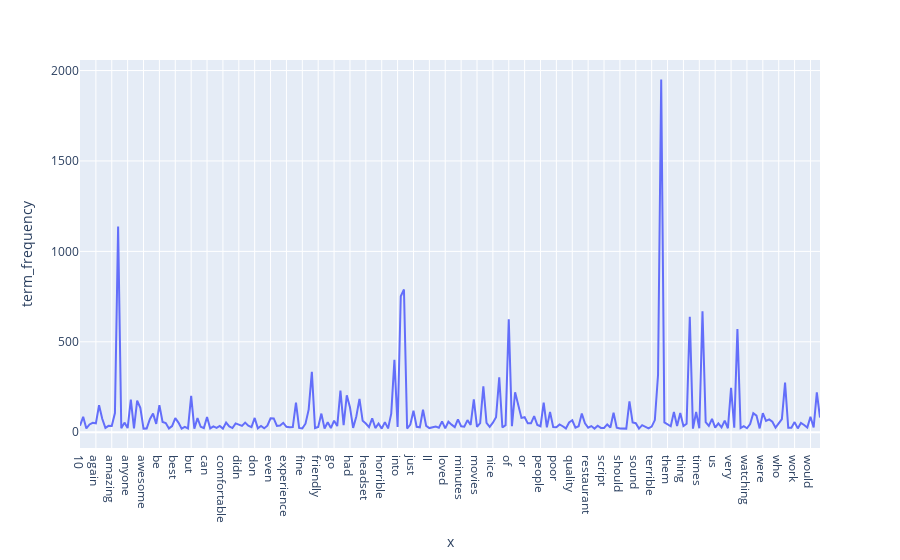

Notebook cell for this chart:
### Code cell
# Visualization after reduced the terms which has very low frequency
# Construct threshold for data visualization
threshold = 0.01 * max(term_frequencies)
reduced_term_frequency = [i for i in term_frequencies if i > threshold]
reduced_term_index = [i for i in range(len(term_frequencies)) if term_frequencies[i] > threshold]
reduced_term_name = [count_vect.get_feature_names_out()[i] for i in reduced_term_index]

df_reduced = pd.DataFrame(reduced_term_frequency, index=reduced_term_name, columns={"term_frequency"})
fig = px.line(df_reduced, y="term_frequency", x=reduced_term_name)
fig.show()

### Figure 1 — Plotly figure (JSON) as saved in the notebook; plotly's stock layout.template omitted (floating-point values rounded to 4 significant figures; data arrays with more than 128 entries replaced by an {"elided": "..."} marker saying what was removed)
{"data": [{"hovertemplate": "x=%{x}<br>term_frequency=%{y}<extra></extra>", "legendgroup": "", "line": {"color": "#636efa", "dash": "solid"}, "marker": {"symbol": "circle"}, "mode": "lines", "name": "", "orientation": "v", "showlegend": false, "type": "scatter", "x": {"elided": "234 str values"}, "xaxis": "x", "y": {"elided": "234 int values"}, "yaxis": "y"}], "layout": {"legend": {"tracegroupgap": 0}, "margin": {"t": 60}, "xaxis": {"anchor": "y", "domain": [0, 1], "title": {"text": "x"}}, "yaxis": {"anchor": "x", "domain": [0, 1], "title": {"text": "term_frequency"}}}}
